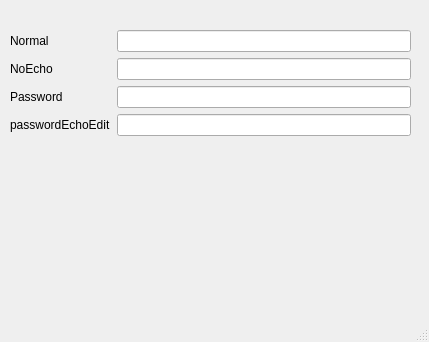
<?xml version="1.0" encoding="UTF-8"?>
<ui version="4.0">
 <class>MainWindow</class>
 <widget class="QMainWindow" name="MainWindow">
  <property name="geometry">
   <rect>
    <x>0</x>
    <y>0</y>
    <width>429</width>
    <height>342</height>
   </rect>
  </property>
  <property name="windowTitle">
   <string>MainWindow</string>
  </property>
  <widget class="QWidget" name="centralwidget">
   <widget class="QWidget" name="formLayoutWidget">
    <property name="geometry">
     <rect>
      <x>10</x>
      <y>30</y>
      <width>401</width>
      <height>221</height>
     </rect>
    </property>
    <layout class="QFormLayout" name="formLayout">
     <item row="0" column="0">
      <widget class="QLabel" name="label">
       <property name="text">
        <string>Normal</string>
       </property>
      </widget>
     </item>
     <item row="1" column="0">
      <widget class="QLabel" name="label_2">
       <property name="text">
        <string>NoEcho</string>
       </property>
      </widget>
     </item>
     <item row="2" column="0">
      <widget class="QLabel" name="label_3">
       <property name="text">
        <string>Password</string>
       </property>
      </widget>
     </item>
     <item row="3" column="0">
      <widget class="QLabel" name="label_4">
       <property name="text">
        <string>passwordEchoEdit</string>
       </property>
      </widget>
     </item>
     <item row="0" column="1">
      <widget class="QLineEdit" name="lineEdit"/>
     </item>
     <item row="1" column="1">
      <widget class="QLineEdit" name="lineEdit_2">
       <property name="echoMode">
        <enum>QLineEdit::NoEcho</enum>
       </property>
      </widget>
     </item>
     <item row="2" column="1">
      <widget class="QLineEdit" name="lineEdit_3">
       <property name="echoMode">
        <enum>QLineEdit::Password</enum>
       </property>
      </widget>
     </item>
     <item row="3" column="1">
      <widget class="QLineEdit" name="lineEdit_4">
       <property name="echoMode">
        <enum>QLineEdit::PasswordEchoOnEdit</enum>
       </property>
      </widget>
     </item>
    </layout>
   </widget>
  </widget>
  <widget class="QMenuBar" name="menubar">
   <property name="geometry">
    <rect>
     <x>0</x>
     <y>0</y>
     <width>429</width>
     <height>22</height>
    </rect>
   </property>
  </widget>
  <widget class="QStatusBar" name="statusbar"/>
 </widget>
 <resources/>
 <connections/>
</ui>
